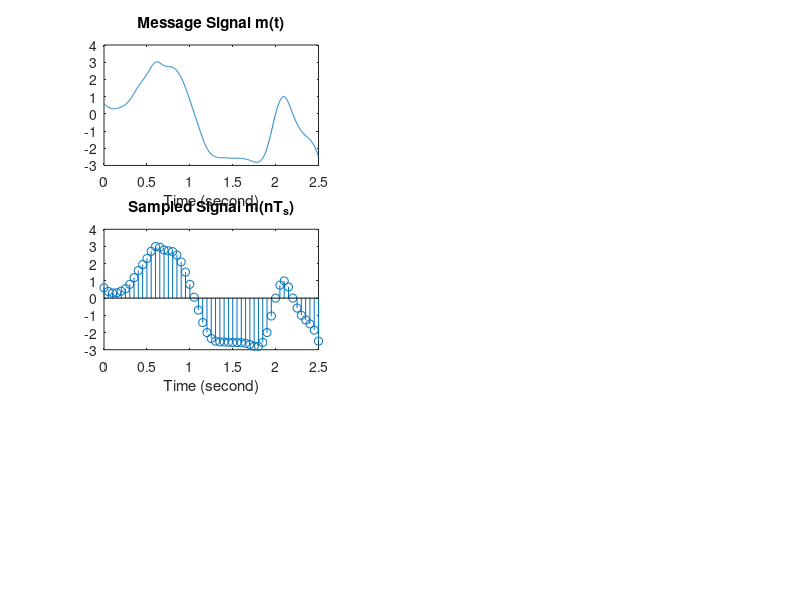

The MATLAB script that drew this image:
clc; clear;close all;
%%Input Array

m_array = [.6,0.3,0.4,0.8,1.6,2.3,3,2.8,2.7,2.1,0.8,-0.7,-2,-2.5,-2.55,-2.58,-2.59,-2.7,-2.8,-2,0,1,0,-1,-1.5,-2.5];


%%Generating Analog Signal from the Array
t_initial = 0:(length(m_array)-1);
t_array = t_initial.*0.1; % assuming sampling rate of array was 10 Hz
t_interp = linspace(0,t_array(end),1001);
m_interp = interp1(t_array,m_array, t_interp,'spline');

Fs = 20; % in Hz

Ts = 1/Fs;
t_sample = linspace(0,t_array(end),(Fs*t_array(end))+1);
m_sample = interp1(t_interp,m_interp, t_sample);

subplot(3,5,[6:7])
stem(t_sample, m_sample)
title('Sampled Signal m(nT_s)')
xlabel('Time (second)')

subplot(3,5,[1:2])
plot(t_interp, m_interp)
title('Message Signal m(t)')
xlabel('Time (second)')
